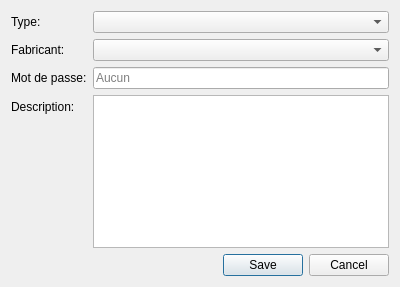
<?xml version="1.0" encoding="UTF-8"?>
<ui version="4.0">
 <class>VueGestionAppareil</class>
 <widget class="QDialog" name="VueGestionAppareil">
  <property name="geometry">
   <rect>
    <x>0</x>
    <y>0</y>
    <width>400</width>
    <height>287</height>
   </rect>
  </property>
  <property name="windowTitle">
   <string>Dialog</string>
  </property>
  <layout class="QVBoxLayout" name="verticalLayout">
   <item>
    <layout class="QFormLayout" name="formLayout">
     <item row="0" column="0">
      <widget class="QLabel" name="etiquetteType">
       <property name="text">
        <string>Type:</string>
       </property>
      </widget>
     </item>
     <item row="0" column="1">
      <widget class="QComboBox" name="comboType">
       <property name="sizePolicy">
        <sizepolicy hsizetype="MinimumExpanding" vsizetype="Fixed">
         <horstretch>0</horstretch>
         <verstretch>0</verstretch>
        </sizepolicy>
       </property>
      </widget>
     </item>
     <item row="2" column="0">
      <widget class="QLabel" name="etiquetteFabricant">
       <property name="text">
        <string>Fabricant:</string>
       </property>
      </widget>
     </item>
     <item row="2" column="1">
      <widget class="QComboBox" name="comboFabricant">
       <property name="sizePolicy">
        <sizepolicy hsizetype="MinimumExpanding" vsizetype="Fixed">
         <horstretch>0</horstretch>
         <verstretch>0</verstretch>
        </sizepolicy>
       </property>
      </widget>
     </item>
     <item row="3" column="0">
      <widget class="QLabel" name="etiquetteMDP">
       <property name="text">
        <string>Mot de passe:</string>
       </property>
      </widget>
     </item>
     <item row="3" column="1">
      <widget class="QLineEdit" name="champMDP">
       <property name="placeholderText">
        <string>Aucun</string>
       </property>
      </widget>
     </item>
     <item row="4" column="0">
      <widget class="QLabel" name="etiquetteDescription">
       <property name="text">
        <string>Description:</string>
       </property>
      </widget>
     </item>
     <item row="4" column="1">
      <widget class="QPlainTextEdit" name="champDescription"/>
     </item>
    </layout>
   </item>
   <item>
    <widget class="QDialogButtonBox" name="buttonBox">
     <property name="orientation">
      <enum>Qt::Horizontal</enum>
     </property>
     <property name="standardButtons">
      <set>QDialogButtonBox::Cancel|QDialogButtonBox::Save</set>
     </property>
    </widget>
   </item>
  </layout>
 </widget>
 <tabstops>
  <tabstop>comboType</tabstop>
  <tabstop>comboFabricant</tabstop>
  <tabstop>champMDP</tabstop>
  <tabstop>champDescription</tabstop>
  <tabstop>buttonBox</tabstop>
 </tabstops>
 <resources/>
 <connections>
  <connection>
   <sender>buttonBox</sender>
   <signal>accepted()</signal>
   <receiver>VueGestionAppareil</receiver>
   <slot>accept()</slot>
   <hints>
    <hint type="sourcelabel">
     <x>248</x>
     <y>254</y>
    </hint>
    <hint type="destinationlabel">
     <x>157</x>
     <y>274</y>
    </hint>
   </hints>
  </connection>
  <connection>
   <sender>buttonBox</sender>
   <signal>rejected()</signal>
   <receiver>VueGestionAppareil</receiver>
   <slot>reject()</slot>
   <hints>
    <hint type="sourcelabel">
     <x>316</x>
     <y>260</y>
    </hint>
    <hint type="destinationlabel">
     <x>286</x>
     <y>274</y>
    </hint>
   </hints>
  </connection>
 </connections>
</ui>
